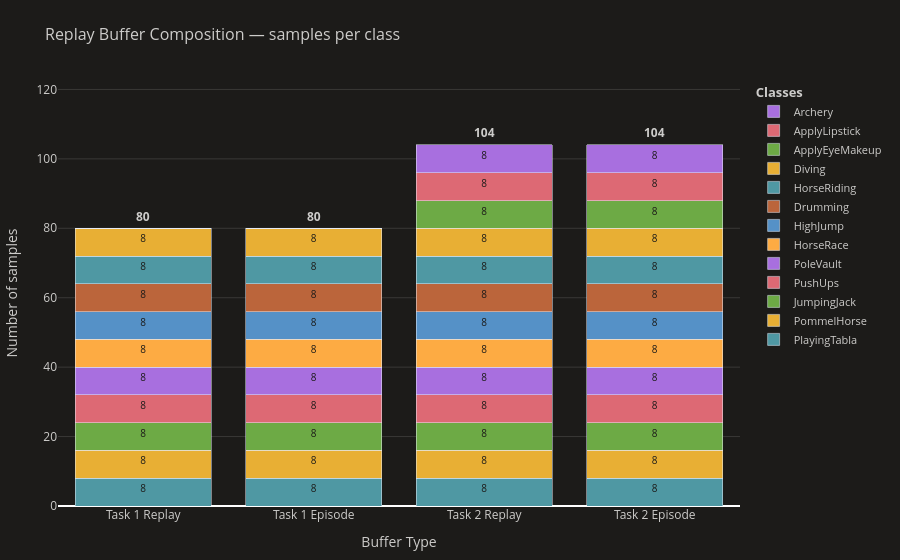

Notebook code cell kept with this figure:
### Code cell
buffer_comparison = {
    "Task 1 Replay": replay_t1,
    "Task 1 Episode": episode_t1,
    "Task 2 Replay": replay_t2,
    "Task 2 Episode": episode_t2
}

fig = plot_buffer_composition(buffer_comparison, class_names=class_names)

fig.show()

### Figure 1 — Plotly figure (JSON) as saved in the notebook; plotly's stock layout.template omitted (floating-point values rounded to 4 significant figures)
{"data": [{"cliponaxis": false, "marker": {"color": "#4f98a3"}, "name": "PlayingTabla", "text": ["8", "8", "8", "8"], "textfont": {"color": "#1c1b19", "size": 10}, "textposition": "inside", "type": "bar", "x": ["Task 1 Replay", "Task 1 Episode", "Task 2 Replay", "Task 2 Episode"], "y": [8, 8, 8, 8]}, {"cliponaxis": false, "marker": {"color": "#e8af34"}, "name": "PommelHorse", "text": ["8", "8", "8", "8"], "textfont": {"color": "#1c1b19", "size": 10}, "textposition": "inside", "type": "bar", "x": ["Task 1 Replay", "Task 1 Episode", "Task 2 Replay", "Task 2 Episode"], "y": [8, 8, 8, 8]}, {"cliponaxis": false, "marker": {"color": "#6daa45"}, "name": "JumpingJack", "text": ["8", "8", "8", "8"], "textfont": {"color": "#1c1b19", "size": 10}, "textposition": "inside", "type": "bar", "x": ["Task 1 Replay", "Task 1 Episode", "Task 2 Replay", "Task 2 Episode"], "y": [8, 8, 8, 8]}, {"cliponaxis": false, "marker": {"color": "#dd6974"}, "name": "PushUps", "text": ["8", "8", "8", "8"], "textfont": {"color": "#1c1b19", "size": 10}, "textposition": "inside", "type": "bar", "x": ["Task 1 Replay", "Task 1 Episode", "Task 2 Replay", "Task 2 Episode"], "y": [8, 8, 8, 8]}, {"cliponaxis": false, "marker": {"color": "#a86fdf"}, "name": "PoleVault", "text": ["8", "8", "8", "8"], "textfont": {"color": "#1c1b19", "size": 10}, "textposition": "inside", "type": "bar", "x": ["Task 1 Replay", "Task 1 Episode", "Task 2 Replay", "Task 2 Episode"], "y": [8, 8, 8, 8]}, {"cliponaxis": false, "marker": {"color": "#fdab43"}, "name": "HorseRace", "text": ["8", "8", "8", "8"], "textfont": {"color": "#1c1b19", "size": 10}, "textposition": "inside", "type": "bar", "x": ["Task 1 Replay", "Task 1 Episode", "Task 2 Replay", "Task 2 Episode"], "y": [8, 8, 8, 8]}, {"cliponaxis": false, "marker": {"color": "#5591c7"}, "name": "HighJump", "text": ["8", "8", "8", "8"], "textfont": {"color": "#1c1b19", "size": 10}, "textposition": "inside", "type": "bar", "x": ["Task 1 Replay", "Task 1 Episode", "Task 2 Replay", "Task 2 Episode"], "y": [8, 8, 8, 8]}, {"cliponaxis": false, "marker": {"color": "#bb653b"}, "name": "Drumming", "text": ["8", "8", "8", "8"], "textfont": {"color": "#1c1b19", "size": 10}, "textposition": "inside", "type": "bar", "x": ["Task 1 Replay", "Task 1 Episode", "Task 2 Replay", "Task 2 Episode"], "y": [8, 8, 8, 8]}, {"cliponaxis": false, "marker": {"color": "#4f98a3"}, "name": "HorseRiding", "text": ["8", "8", "8", "8"], "textfont": {"color": "#1c1b19", "size": 10}, "textposition": "inside", "type": "bar", "x": ["Task 1 Replay", "Task 1 Episode", "Task 2 Replay", "Task 2 Episode"], "y": [8, 8, 8, 8]}, {"cliponaxis": false, "marker": {"color": "#e8af34"}, "name": "Diving", "text": ["8", "8", "8", "8"], "textfont": {"color": "#1c1b19", "size": 10}, "textposition": "inside", "type": "bar", "x": ["Task 1 Replay", "Task 1 Episode", "Task 2 Replay", "Task 2 Episode"], "y": [8, 8, 8, 8]}, {"cliponaxis": false, "marker": {"color": "#6daa45"}, "name": "ApplyEyeMakeup", "text": ["", "", "8", "8"], "textfont": {"color": "#1c1b19", "size": 10}, "textposition": "inside", "type": "bar", "x": ["Task 1 Replay", "Task 1 Episode", "Task 2 Replay", "Task 2 Episode"], "y": [0, 0, 8, 8]}, {"cliponaxis": false, "marker": {"color": "#dd6974"}, "name": "ApplyLipstick", "text": ["", "", "8", "8"], "textfont": {"color": "#1c1b19", "size": 10}, "textposition": "inside", "type": "bar", "x": ["Task 1 Replay", "Task 1 Episode", "Task 2 Replay", "Task 2 Episode"], "y": [0, 0, 8, 8]}, {"cliponaxis": false, "marker": {"color": "#a86fdf"}, "name": "Archery", "text": ["", "", "8", "8"], "textfont": {"color": "#1c1b19", "size": 10}, "textposition": "inside", "type": "bar", "x": ["Task 1 Replay", "Task 1 Episode", "Task 2 Replay", "Task 2 Episode"], "y": [0, 0, 8, 8]}], "layout": {"annotations": [{"font": {"color": "#cdccca", "size": 12}, "showarrow": false, "text": "<b>80</b>", "x": 0, "y": 80, "yshift": 12}, {"font": {"color": "#cdccca", "size": 12}, "showarrow": false, "text": "<b>80</b>", "x": 1, "y": 80, "yshift": 12}, {"font": {"color": "#cdccca", "size": 12}, "showarrow": false, "text": "<b>104</b>", "x": 2, "y": 104, "yshift": 12}, {"font": {"color": "#cdccca", "size": 12}, "showarrow": false, "text": "<b>104</b>", "x": 3, "y": 104, "yshift": 12}], "barmode": "stack", "font": {"color": "#cdccca"}, "legend": {"bgcolor": "rgba(0,0,0,0)", "font": {"size": 11}, "orientation": "v", "title": {"text": "<b>Classes</b>"}, "x": 1.02, "xanchor": "left", "y": 1, "yanchor": "top"}, "margin": {"b": 50, "l": 50, "r": 160, "t": 80}, "paper_bgcolor": "#1c1b19", "plot_bgcolor": "#1c1b19", "title": {"font": {"color": "#cdccca", "size": 16}, "text": "Replay Buffer Composition — samples per class"}, "xaxis": {"showgrid": false, "tickfont": {"size": 12}, "title": {"text": "Buffer Type"}}, "yaxis": {"gridcolor": "#393836", "range": [0, 122.7], "title": {"text": "Number of samples"}}}}
